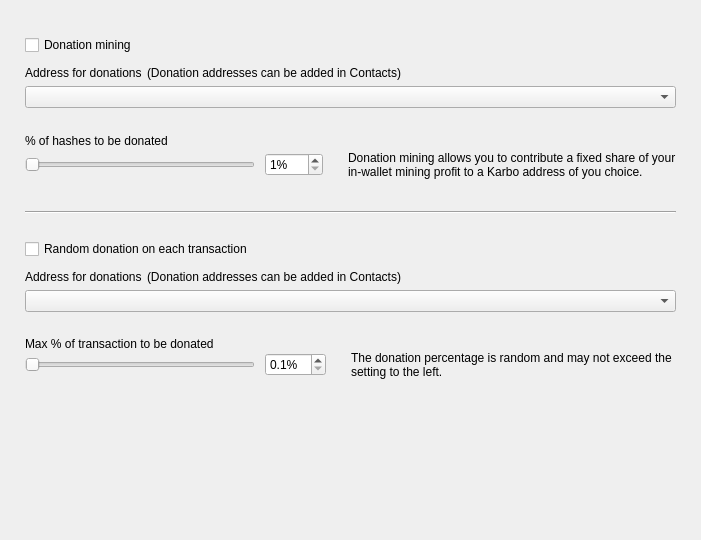
<?xml version="1.0" encoding="UTF-8"?>
<ui version="4.0">
 <class>DonationOptionsFrame</class>
 <widget class="QFrame" name="DonationOptionsFrame">
  <property name="geometry">
   <rect>
    <x>0</x>
    <y>0</y>
    <width>701</width>
    <height>540</height>
   </rect>
  </property>
  <property name="windowTitle">
   <string>Frame</string>
  </property>
  <property name="frameShape">
   <enum>QFrame::NoFrame</enum>
  </property>
  <property name="frameShadow">
   <enum>QFrame::Raised</enum>
  </property>
  <layout class="QVBoxLayout" name="verticalLayout">
   <property name="spacing">
    <number>10</number>
   </property>
   <property name="leftMargin">
    <number>25</number>
   </property>
   <property name="topMargin">
    <number>35</number>
   </property>
   <property name="rightMargin">
    <number>25</number>
   </property>
   <property name="bottomMargin">
    <number>0</number>
   </property>
   <item>
    <widget class="QCheckBox" name="m_enableDonationMiningCheck">
     <property name="text">
      <string>Donation mining</string>
     </property>
    </widget>
   </item>
   <item>
    <widget class="QFrame" name="m_donationMiningFrame">
     <property name="frameShape">
      <enum>QFrame::NoFrame</enum>
     </property>
     <property name="frameShadow">
      <enum>QFrame::Raised</enum>
     </property>
     <layout class="QGridLayout" name="gridLayout" columnstretch="1,0,0,1">
      <property name="leftMargin">
       <number>0</number>
      </property>
      <property name="topMargin">
       <number>0</number>
      </property>
      <property name="rightMargin">
       <number>0</number>
      </property>
      <property name="bottomMargin">
       <number>0</number>
      </property>
      <property name="horizontalSpacing">
       <number>10</number>
      </property>
      <property name="verticalSpacing">
       <number>0</number>
      </property>
      <item row="2" column="0" colspan="4">
       <widget class="QComboBox" name="m_donationMiningAddressCombo"/>
      </item>
      <item row="3" column="0" colspan="4">
       <spacer name="verticalSpacer_2">
        <property name="orientation">
         <enum>Qt::Vertical</enum>
        </property>
        <property name="sizeType">
         <enum>QSizePolicy::Fixed</enum>
        </property>
        <property name="sizeHint" stdset="0">
         <size>
          <width>20</width>
          <height>25</height>
         </size>
        </property>
       </spacer>
      </item>
      <item row="4" column="0" colspan="4">
       <widget class="WalletGui::WalletNormalBlackTextLabel" name="label_2">
        <property name="minimumSize">
         <size>
          <width>0</width>
          <height>16</height>
         </size>
        </property>
        <property name="text">
         <string>% of hashes to be donated</string>
        </property>
        <property name="indent">
         <number>0</number>
        </property>
       </widget>
      </item>
      <item row="5" column="1">
       <widget class="QSpinBox" name="m_donationMiningAmountSpin">
        <property name="suffix">
         <string>%</string>
        </property>
        <property name="minimum">
         <number>1</number>
        </property>
        <property name="maximum">
         <number>100</number>
        </property>
       </widget>
      </item>
      <item row="5" column="0">
       <widget class="QSlider" name="m_donationMiningAmountSlider">
        <property name="maximumSize">
         <size>
          <width>230</width>
          <height>16777215</height>
         </size>
        </property>
        <property name="minimum">
         <number>1</number>
        </property>
        <property name="maximum">
         <number>100</number>
        </property>
        <property name="orientation">
         <enum>Qt::Horizontal</enum>
        </property>
       </widget>
      </item>
      <item row="5" column="2">
       <spacer name="horizontalSpacer">
        <property name="orientation">
         <enum>Qt::Horizontal</enum>
        </property>
        <property name="sizeType">
         <enum>QSizePolicy::Fixed</enum>
        </property>
        <property name="sizeHint" stdset="0">
         <size>
          <width>5</width>
          <height>20</height>
         </size>
        </property>
       </spacer>
      </item>
      <item row="5" column="3" alignment="Qt::AlignVCenter">
       <widget class="WalletGui::WalletSmallGrayTextLabel" name="m_donationMiningCommentLabel">
        <property name="minimumSize">
         <size>
          <width>0</width>
          <height>32</height>
         </size>
        </property>
        <property name="text">
         <string>Donation mining allows you to contribute a fixed share of your in-wallet mining profit to a Karbo address of you choice.</string>
        </property>
        <property name="wordWrap">
         <bool>true</bool>
        </property>
        <property name="indent">
         <number>0</number>
        </property>
       </widget>
      </item>
      <item row="1" column="0" colspan="4">
       <spacer name="verticalSpacer_6">
        <property name="orientation">
         <enum>Qt::Vertical</enum>
        </property>
        <property name="sizeType">
         <enum>QSizePolicy::Fixed</enum>
        </property>
        <property name="sizeHint" stdset="0">
         <size>
          <width>20</width>
          <height>5</height>
         </size>
        </property>
       </spacer>
      </item>
      <item row="0" column="0" colspan="4">
       <layout class="QHBoxLayout" name="horizontalLayout" stretch="0,1">
        <property name="spacing">
         <number>5</number>
        </property>
        <property name="leftMargin">
         <number>0</number>
        </property>
        <item>
         <widget class="WalletGui::WalletNormalBlackTextLabel" name="label">
          <property name="minimumSize">
           <size>
            <width>0</width>
            <height>16</height>
           </size>
          </property>
          <property name="text">
           <string>Address for donations</string>
          </property>
          <property name="indent">
           <number>0</number>
          </property>
         </widget>
        </item>
        <item>
         <widget class="WalletGui::WalletSmallGrayTextLabel" name="label_5">
          <property name="text">
           <string>(Donation addresses can be added in Contacts)</string>
          </property>
         </widget>
        </item>
       </layout>
      </item>
     </layout>
    </widget>
   </item>
   <item>
    <spacer name="verticalSpacer_3">
     <property name="orientation">
      <enum>Qt::Vertical</enum>
     </property>
     <property name="sizeType">
      <enum>QSizePolicy::Fixed</enum>
     </property>
     <property name="sizeHint" stdset="0">
      <size>
       <width>20</width>
       <height>20</height>
      </size>
     </property>
    </spacer>
   </item>
   <item>
    <widget class="Line" name="line">
     <property name="frameShadow">
      <enum>QFrame::Sunken</enum>
     </property>
     <property name="orientation">
      <enum>Qt::Horizontal</enum>
     </property>
    </widget>
   </item>
   <item>
    <spacer name="verticalSpacer_4">
     <property name="orientation">
      <enum>Qt::Vertical</enum>
     </property>
     <property name="sizeType">
      <enum>QSizePolicy::Fixed</enum>
     </property>
     <property name="sizeHint" stdset="0">
      <size>
       <width>20</width>
       <height>15</height>
      </size>
     </property>
    </spacer>
   </item>
   <item>
    <widget class="QCheckBox" name="m_enableDonationChangeCheck">
     <property name="text">
      <string>Random donation on each transaction</string>
     </property>
    </widget>
   </item>
   <item>
    <widget class="QFrame" name="m_donationChangeFrame">
     <property name="frameShape">
      <enum>QFrame::NoFrame</enum>
     </property>
     <property name="frameShadow">
      <enum>QFrame::Raised</enum>
     </property>
     <layout class="QGridLayout" name="gridLayout_2" columnstretch="1,0,0,1">
      <property name="leftMargin">
       <number>0</number>
      </property>
      <property name="topMargin">
       <number>0</number>
      </property>
      <property name="rightMargin">
       <number>0</number>
      </property>
      <property name="bottomMargin">
       <number>0</number>
      </property>
      <property name="horizontalSpacing">
       <number>10</number>
      </property>
      <property name="verticalSpacing">
       <number>0</number>
      </property>
      <item row="3" column="0" colspan="4">
       <spacer name="verticalSpacer_5">
        <property name="orientation">
         <enum>Qt::Vertical</enum>
        </property>
        <property name="sizeType">
         <enum>QSizePolicy::Fixed</enum>
        </property>
        <property name="sizeHint" stdset="0">
         <size>
          <width>20</width>
          <height>25</height>
         </size>
        </property>
       </spacer>
      </item>
      <item row="4" column="0" colspan="4">
       <widget class="WalletGui::WalletNormalBlackTextLabel" name="label_3">
        <property name="text">
         <string>Max % of transaction to be donated</string>
        </property>
        <property name="indent">
         <number>0</number>
        </property>
       </widget>
      </item>
      <item row="5" column="0">
       <widget class="QSlider" name="m_donationChangeAmountSlider">
        <property name="maximumSize">
         <size>
          <width>230</width>
          <height>16777215</height>
         </size>
        </property>
        <property name="minimum">
         <number>1</number>
        </property>
        <property name="maximum">
         <number>100</number>
        </property>
        <property name="orientation">
         <enum>Qt::Horizontal</enum>
        </property>
       </widget>
      </item>
      <item row="2" column="0" colspan="4">
       <widget class="QComboBox" name="m_donationChangeAddressCombo"/>
      </item>
      <item row="5" column="3" alignment="Qt::AlignVCenter">
       <widget class="WalletGui::WalletSmallGrayTextLabel" name="m_donationChangeCommentLabel">
        <property name="text">
         <string>The donation percentage is random and may not exceed the setting to the left.</string>
        </property>
        <property name="wordWrap">
         <bool>true</bool>
        </property>
        <property name="indent">
         <number>0</number>
        </property>
       </widget>
      </item>
      <item row="5" column="1">
       <widget class="QDoubleSpinBox" name="m_donationChangeAmountSpin">
        <property name="suffix">
         <string>%</string>
        </property>
        <property name="decimals">
         <number>1</number>
        </property>
        <property name="minimum">
         <double>0.100000000000000</double>
        </property>
        <property name="maximum">
         <double>10.000000000000000</double>
        </property>
        <property name="singleStep">
         <double>0.100000000000000</double>
        </property>
       </widget>
      </item>
      <item row="5" column="2">
       <spacer name="horizontalSpacer_2">
        <property name="orientation">
         <enum>Qt::Horizontal</enum>
        </property>
        <property name="sizeType">
         <enum>QSizePolicy::Fixed</enum>
        </property>
        <property name="sizeHint" stdset="0">
         <size>
          <width>5</width>
          <height>20</height>
         </size>
        </property>
       </spacer>
      </item>
      <item row="1" column="0" colspan="4">
       <spacer name="verticalSpacer_7">
        <property name="orientation">
         <enum>Qt::Vertical</enum>
        </property>
        <property name="sizeType">
         <enum>QSizePolicy::Fixed</enum>
        </property>
        <property name="sizeHint" stdset="0">
         <size>
          <width>20</width>
          <height>5</height>
         </size>
        </property>
       </spacer>
      </item>
      <item row="0" column="0" colspan="4">
       <layout class="QHBoxLayout" name="horizontalLayout_2" stretch="0,1">
        <property name="spacing">
         <number>5</number>
        </property>
        <property name="leftMargin">
         <number>0</number>
        </property>
        <item>
         <widget class="WalletGui::WalletNormalBlackTextLabel" name="label_4">
          <property name="minimumSize">
           <size>
            <width>0</width>
            <height>16</height>
           </size>
          </property>
          <property name="text">
           <string>Address for donations</string>
          </property>
          <property name="indent">
           <number>0</number>
          </property>
         </widget>
        </item>
        <item>
         <widget class="WalletGui::WalletSmallGrayTextLabel" name="label_6">
          <property name="text">
           <string>(Donation addresses can be added in Contacts)</string>
          </property>
         </widget>
        </item>
       </layout>
      </item>
     </layout>
    </widget>
   </item>
   <item>
    <spacer name="verticalSpacer">
     <property name="orientation">
      <enum>Qt::Vertical</enum>
     </property>
     <property name="sizeType">
      <enum>QSizePolicy::Expanding</enum>
     </property>
     <property name="sizeHint" stdset="0">
      <size>
       <width>20</width>
       <height>10</height>
      </size>
     </property>
    </spacer>
   </item>
  </layout>
 </widget>
 <customwidgets>
  <customwidget>
   <class>WalletGui::WalletSmallGrayTextLabel</class>
   <extends>QLabel</extends>
   <header>Gui/Common/WalletTextLabel.h</header>
  </customwidget>
  <customwidget>
   <class>WalletGui::WalletNormalBlackTextLabel</class>
   <extends>QLabel</extends>
   <header>Gui/Common/WalletTextLabel.h</header>
  </customwidget>
 </customwidgets>
 <resources/>
 <connections>
  <connection>
   <sender>m_enableDonationMiningCheck</sender>
   <signal>toggled(bool)</signal>
   <receiver>m_donationMiningFrame</receiver>
   <slot>setEnabled(bool)</slot>
   <hints>
    <hint type="sourcelabel">
     <x>353</x>
     <y>41</y>
    </hint>
    <hint type="destinationlabel">
     <x>350</x>
     <y>115</y>
    </hint>
   </hints>
  </connection>
  <connection>
   <sender>m_donationMiningAmountSlider</sender>
   <signal>valueChanged(int)</signal>
   <receiver>DonationOptionsFrame</receiver>
   <slot>donationMiningAmountChanged(int)</slot>
   <hints>
    <hint type="sourcelabel">
     <x>187</x>
     <y>155</y>
    </hint>
    <hint type="destinationlabel">
     <x>350</x>
     <y>269</y>
    </hint>
   </hints>
  </connection>
  <connection>
   <sender>m_donationMiningAmountSpin</sender>
   <signal>valueChanged(int)</signal>
   <receiver>DonationOptionsFrame</receiver>
   <slot>donationMiningAmountChanged(int)</slot>
   <hints>
    <hint type="sourcelabel">
     <x>391</x>
     <y>155</y>
    </hint>
    <hint type="destinationlabel">
     <x>350</x>
     <y>269</y>
    </hint>
   </hints>
  </connection>
  <connection>
   <sender>m_enableDonationChangeCheck</sender>
   <signal>toggled(bool)</signal>
   <receiver>m_donationChangeFrame</receiver>
   <slot>setEnabled(bool)</slot>
   <hints>
    <hint type="sourcelabel">
     <x>353</x>
     <y>237</y>
    </hint>
    <hint type="destinationlabel">
     <x>350</x>
     <y>328</y>
    </hint>
   </hints>
  </connection>
  <connection>
   <sender>m_donationChangeAmountSlider</sender>
   <signal>valueChanged(int)</signal>
   <receiver>DonationOptionsFrame</receiver>
   <slot>donationChangeAmountChanged(int)</slot>
   <hints>
    <hint type="sourcelabel">
     <x>187</x>
     <y>385</y>
    </hint>
    <hint type="destinationlabel">
     <x>350</x>
     <y>269</y>
    </hint>
   </hints>
  </connection>
  <connection>
   <sender>m_donationChangeAmountSpin</sender>
   <signal>valueChanged(double)</signal>
   <receiver>DonationOptionsFrame</receiver>
   <slot>donationChangeAmountChanged(double)</slot>
   <hints>
    <hint type="sourcelabel">
     <x>433</x>
     <y>353</y>
    </hint>
    <hint type="destinationlabel">
     <x>350</x>
     <y>269</y>
    </hint>
   </hints>
  </connection>
 </connections>
 <slots>
  <slot>donationMiningAmountChanged(int)</slot>
  <slot>donationChangeAmountChanged(int)</slot>
  <slot>donationChangeAmountChanged(double)</slot>
 </slots>
</ui>
